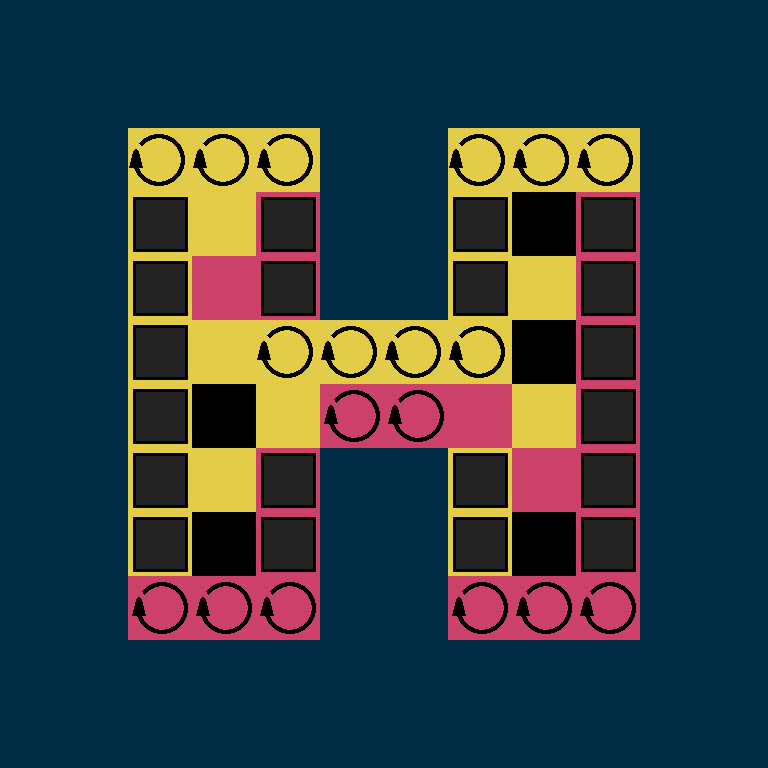

Tiled map render using the project's own tile images. Description and the map definition, with tile-layer contents summarised, below:
An orthogonal 12x12 tile map with 64x64 px tiles, 5 tile layers (ground, left, right, up, ...) and 2 objects (Player, Goal).

<map version="1.0" orientation="orthogonal" renderorder="right-down" width="12" height="12" tilewidth="64" tileheight="64" nextobjectid="30">
 <tileset firstgid="1" source="tileset_00.tsx" />
 <layer name="ground" width="12" height="12">
  <properties>
   <property name="tileset" value="tileset_00" />
   <property name="type" value="base" />
  </properties>
  <data>[144 cells, 144 non-empty, 5 distinct tile ids]</data>
 </layer>
 <layer name="left" width="12" height="12">
  <properties>
   <property name="edge" value="left" />
   <property name="tileset" value="tileset_00" />
   <property name="type" value="edges" />
  </properties>
  <data>[144 cells, 17 non-empty, 2 distinct tile ids]</data>
 </layer>
 <layer name="right" width="12" height="12">
  <properties>
   <property name="edge" value="right" />
   <property name="tileset" value="tileset_00" />
   <property name="type" value="edges" />
  </properties>
  <data>[144 cells, 24 non-empty, 2 distinct tile ids]</data>
 </layer>
 <layer name="up" width="12" height="12">
  <properties>
   <property name="edge" value="up" />
   <property name="tileset" value="tileset_00" />
   <property name="type" value="edges" />
  </properties>
  <data>[144 cells, 10 non-empty, 1 distinct tile ids]</data>
 </layer>
 <layer name="down" width="12" height="12">
  <properties>
   <property name="edge" value="down" />
   <property name="tileset" value="tileset_00" />
   <property name="type" value="edges" />
  </properties>
  <data>[144 cells, 8 non-empty, 1 distinct tile ids]</data>
 </layer>
 <objectgroup name="entities">
  <object id="13" name="Player" type="Player" x="144" y="592" width="32" height="32">
   <properties>
    <property name="facing" value="right" />
    <property name="gid" type="int" value="8" />
    <property name="speed" type="float" value="300" />
    <property name="type" value="player" />
   </properties>
   <ellipse />
  </object>
  <object id="14" name="Goal" type="Goal" x="544" y="144">
   <properties>
    <property name="type" value="goal" />
   </properties>
   <polygon points="0,0 -16,32 16,32" />
  </object>
 </objectgroup>
</map>